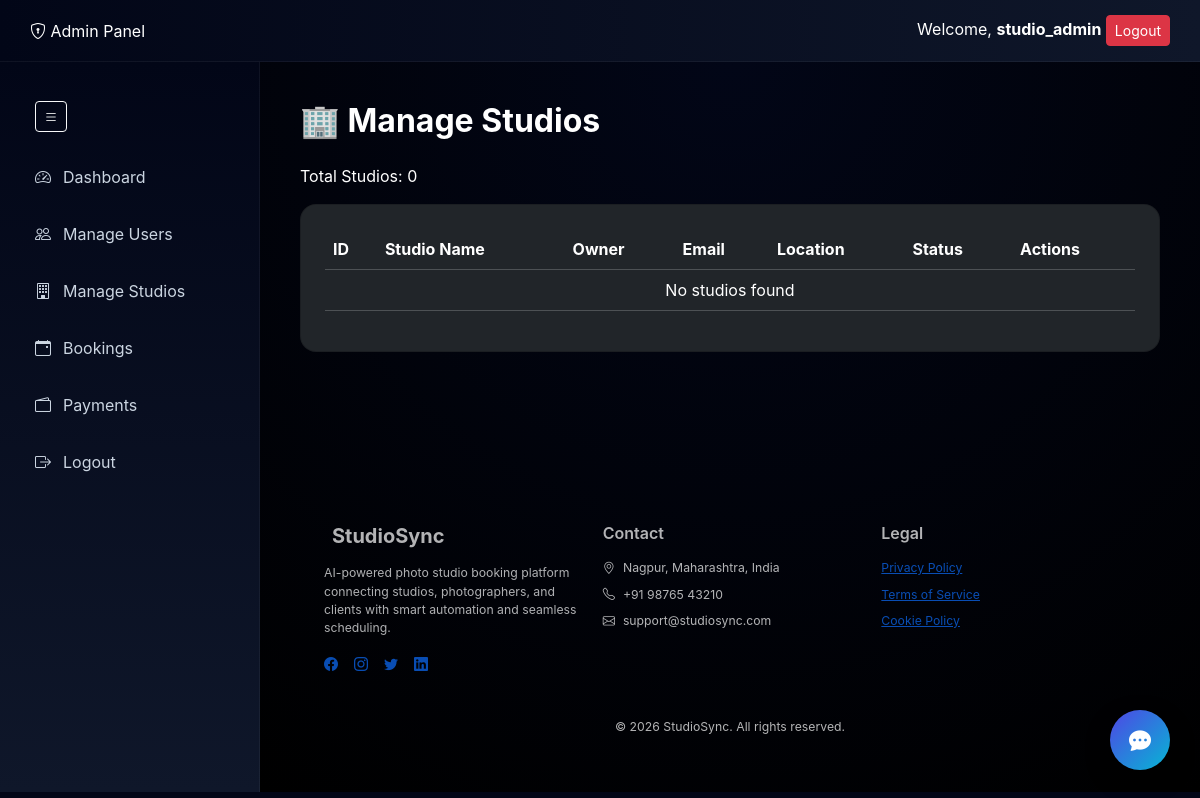
Page /dashboard/admin/studios/ (signed in) on the earlier database version.
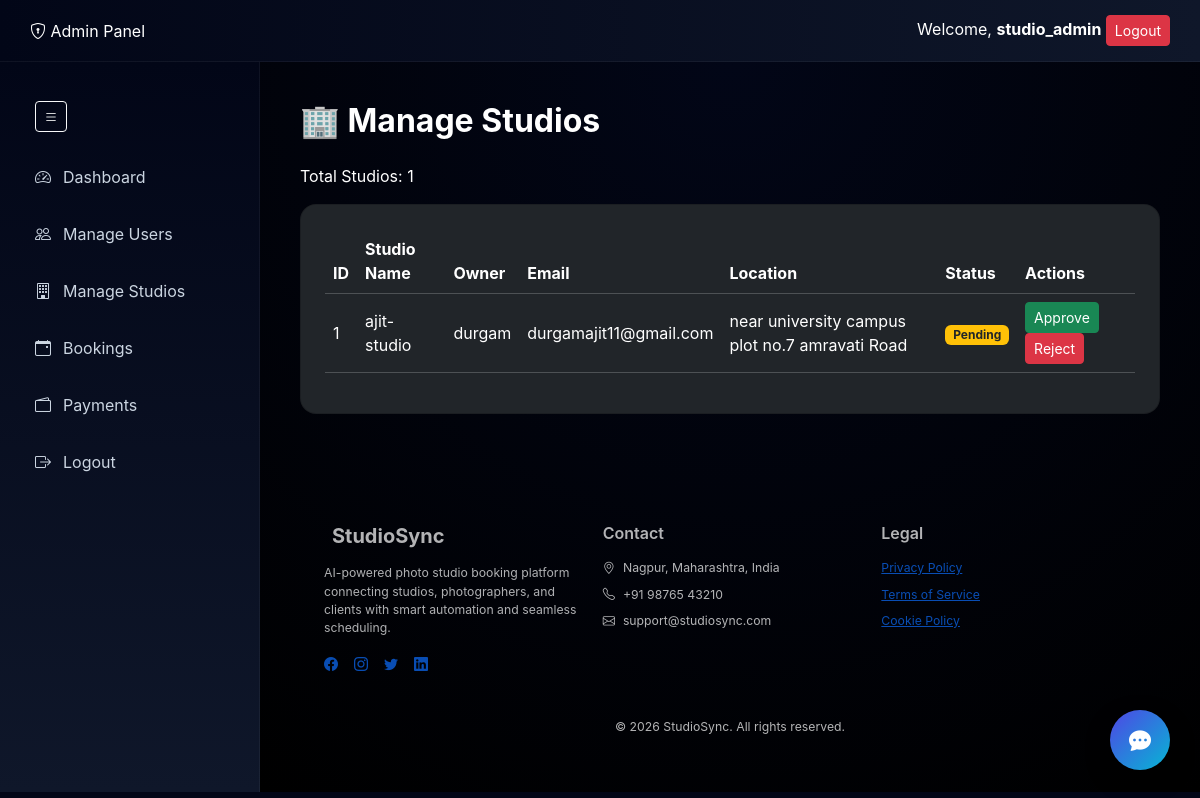
Same page on the later database version.
### studios/models.py (models this page shows, shortened)
class Studio(models.Model):
    user = models.OneToOneField(settings.AUTH_USER_MODEL, on_delete=models.CASCADE, related_name='studio')
    studio_name = models.CharField(max_length=200)
    location = models.CharField(max_length=200)
    description = models.TextField(blank=True, null=True)
    profile_image = models.ImageField(upload_to="studio_profiles/", blank=True, null=True)
    category = models.ForeignKey(Category, on_delete=models.SET_NULL, null=True, blank=True)
    is_featured = models.BooleanField(default=False, help_text="Display on homepage")
    is_verified = models.BooleanField(default=False, help_text="Studio has been verified")
    price_range = models.CharField(
        max_length=50,
        blank=True,
        null=True,
        help_text="e.g., $100-$500 per hour"
    )
    experience_years = models.PositiveIntegerField(default=0, help_text="Years of experience")
    specializations = models.TextField(
        blank=True,
        null=True,
        help_text="Comma-separated specializations"
    )
    phone = models.CharField(max_length=20, blank=True, null=True)
    email = models.EmailField(blank=True, null=True)
    website = models.URLField(blank=True, null=True)
    created_at = models.DateTimeField(auto_now_add=True)
    updated_at = models.DateTimeField(auto_now=True)
    class Meta:
        ordering = ['-is_featured', '-created_at']
        verbose_name = 'Studio'
        verbose_name_plural = 'Studios'
        indexes = [
            models.Index(fields=['-is_featured', '-created_at']),
            models.Index(fields=['location']),
        ]

### accounts/models.py (models this page shows, shortened)
class CustomUser(AbstractUser):
    ROLE_CHOICES = (
        ('USER', 'User'),
        ('STUDIO', 'Studio'),
        ('ADMIN', 'Admin'),
    )
    role = models.CharField(
        max_length=10,
        choices=ROLE_CHOICES,
        default='USER'   # 🔥 important default
    )
    phone = models.CharField(max_length=15, blank=True, null=True)
    profile_image = models.ImageField(upload_to='profiles/', blank=True, null=True)
    studio_name = models.CharField(max_length=200, blank=True, null=True)
    owner_name = models.CharField(max_length=200, blank=True, null=True)
    address = models.TextField(blank=True, null=True)
    description = models.TextField(blank=True, null=True)
    license = models.FileField(upload_to='licenses/', blank=True, null=True)
    portfolio = models.FileField(upload_to='portfolios/', blank=True, null=True)
    bio = models.TextField(blank=True, null=True)

### accounts/decorators.py (the view)
        def wrapper(request, *args, **kwargs):
            if request.user.role in allowed_roles:
                return view_func(request, *args, **kwargs)
            return redirect('login')

### dashboard/views.py (called while the page is built)
@login_required
@role_required(['ADMIN'])
def manage_studios(request):
    studios = Studio.objects.select_related('user')   # ✅ correct
    return render(request, "admin/dashboard/manage_studios.html", {"studios": studios})

### templates/admin/dashboard/manage_studios.html
{% extends "admin/dashboard/admin_base.html" %}
{% block admin_content %}
<h2 class="fw-bold mb-4">🏢 Manage Studios</h2>
<p>Total Studios: {{ studios|length }}</p>
<div class="card bg-dark text-light p-4 rounded-4">
    <table class="table table-dark table-hover align-middle">
        <thead>
            <tr>
                <th>ID</th>
                <th>Studio Name</th>
                <th>Owner</th>
                <th>Email</th>
                <th>Location</th>
                <th>Status</th>
                <th>Actions</th>
            </tr>
        </thead>
        <tbody>
            {% for studio in studios %}
            <tr>
                <td>{{ studio.id }}</td>
                <td>{{ studio.studio_name }}</td>
                <td>{{ studio.user.username }}</td>
                <td>{{ studio.user.email }}</td>
                <td>{{ studio.location }}</td>
                <td>
                    {% if studio.is_active %}
                        <span class="badge bg-success">Approved</span>
                    {% else %}
                        <span class="badge bg-warning text-dark">Pending</span>
                    {% endif %}
                </td>
                <td>
                    {% if not studio.is_active %}
                        <a href="{% url 'approve_studio' studio.id %}"
                           class="btn btn-sm btn-success">
                           Approve
                        </a>
                    {% endif %}
                    <a href="{% url 'reject_studio' studio.id %}"
                       class="btn btn-sm btn-danger"
                       onclick="return confirm('Are you sure to reject/delete this studio?');">
                       Reject
                    </a>
                </td>
            </tr>
            {% empty %}
            <tr>
                <td colspan="7" class="text-center">No studios found</td>
            </tr>
            {% endfor %}
        </tbody>
    </table>
</div>
{% endblock %}

Differences in the rows shown:
added Studio: id "1", studio_name "ajit-studio", user.username "durgam", user.email "durgamajit11@gmail.com", location "near university campus plot no.7 amravati Road"
Other differences:
{{ studios|length }}: "0" → "1"
text no longer shown: "No studios found"
